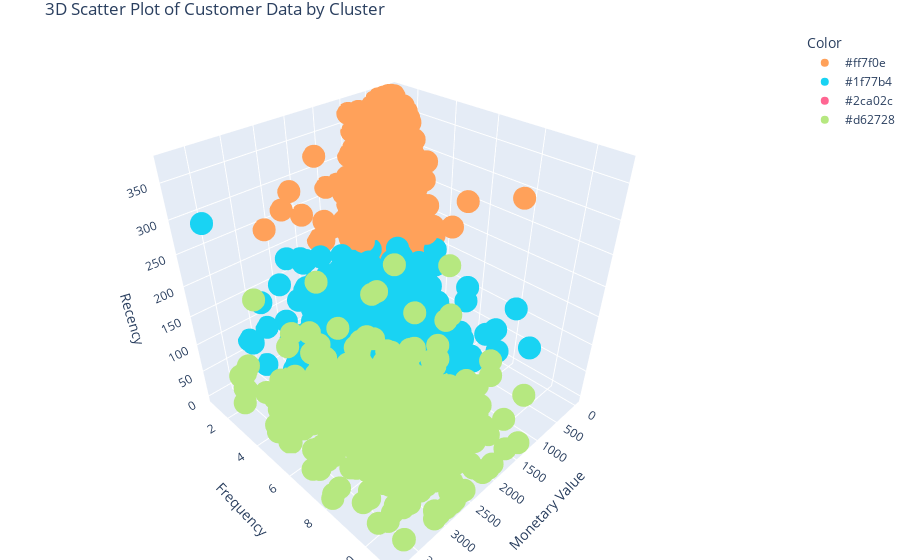

The code cell stored with this chart in its notebook:
### Code cell
cluster_colors = {
    0: '#1f77b4',  # Blue
    1: '#ff7f0e',  # Orange
    2: '#2ca02c',  # Green
    3: '#d62728'   # Red
}

non_outliers_df['Color'] = non_outliers_df['Cluster'].map(cluster_colors)

fig = px.scatter_3d(non_outliers_df, 
                    x='MonetaryValue', 
                    y='Frequency', 
                    z='Recency', 
                    color='Color',  # Use mapped colors
                    color_discrete_map=cluster_colors,  # Ensure correct color mapping
                    title='3D Scatter Plot of Customer Data by Cluster',
                    labels={'MonetaryValue': 'Monetary Value', 'Frequency': 'Frequency', 'Recency': 'Recency'},
                    hover_name='Cluster',  # Show cluster number on hover
                    hover_data={'MonetaryValue': True, 'Frequency': True, 'Recency': True, 'Color': False})

fig.update_layout(
    scene=dict(
        xaxis_title='Monetary Value',
        yaxis_title='Frequency',
        zaxis_title='Recency'
    ),
    margin=dict(l=0, r=0, b=0, t=30),  # Adjust margins
    showlegend=True  # Show legend for clusters
)

fig.show()

### Figure 1 — Plotly figure (JSON) as saved in the notebook; plotly's stock layout.template omitted (floating-point values rounded to 4 significant figures; data arrays with more than 128 entries replaced by an {"elided": "..."} marker saying what was removed)
{"data": [{"customdata": {"elided": "902x1 str values"}, "hovertemplate": "<b>%{hovertext}</b><br><br>Monetary Value=%{x}<br>Frequency=%{y}<br>Recency=%{z}<extra></extra>", "hovertext": {"elided": "902 int values"}, "legendgroup": "#ff7f0e", "marker": {"color": "#FFA15A", "symbol": "circle"}, "mode": "markers", "name": "#ff7f0e", "scene": "scene", "showlegend": true, "type": "scatter3d", "x": {"elided": "902 float values"}, "y": {"elided": "902 int values"}, "z": {"elided": "902 int values"}}, {"customdata": {"elided": "914x1 str values"}, "hovertemplate": "<b>%{hovertext}</b><br><br>Monetary Value=%{x}<br>Frequency=%{y}<br>Recency=%{z}<extra></extra>", "hovertext": {"elided": "914 int values"}, "legendgroup": "#1f77b4", "marker": {"color": "#19d3f3", "symbol": "circle"}, "mode": "markers", "name": "#1f77b4", "scene": "scene", "showlegend": true, "type": "scatter3d", "x": {"elided": "914 float values"}, "y": {"elided": "914 int values"}, "z": {"elided": "914 int values"}}, {"customdata": {"elided": "1499x1 str values"}, "hovertemplate": "<b>%{hovertext}</b><br><br>Monetary Value=%{x}<br>Frequency=%{y}<br>Recency=%{z}<extra></extra>", "hovertext": {"elided": "1499 int values"}, "legendgroup": "#2ca02c", "marker": {"color": "#FF6692", "symbol": "circle"}, "mode": "markers", "name": "#2ca02c", "scene": "scene", "showlegend": true, "type": "scatter3d", "x": {"elided": "1499 float values"}, "y": {"elided": "1499 int values"}, "z": {"elided": "1499 int values"}}, {"customdata": {"elided": "494x1 str values"}, "hovertemplate": "<b>%{hovertext}</b><br><br>Monetary Value=%{x}<br>Frequency=%{y}<br>Recency=%{z}<extra></extra>", "hovertext": {"elided": "494 int values"}, "legendgroup": "#d62728", "marker": {"color": "#B6E880", "symbol": "circle"}, "mode": "markers", "name": "#d62728", "scene": "scene", "showlegend": true, "type": "scatter3d", "x": {"elided": "494 float values"}, "y": {"elided": "494 int values"}, "z": {"elided": "494 int values"}}], "layout": {"legend": {"title": {"text": "Color"}, "tracegroupgap": 0}, "margin": {"b": 0, "l": 0, "r": 0, "t": 30}, "scene": {"domain": {"x": [0, 1], "y": [0, 1]}, "xaxis": {"title": {"text": "Monetary Value"}}, "yaxis": {"title": {"text": "Frequency"}}, "zaxis": {"title": {"text": "Recency"}}}, "showlegend": true, "title": {"text": "3D Scatter Plot of Customer Data by Cluster"}}}
